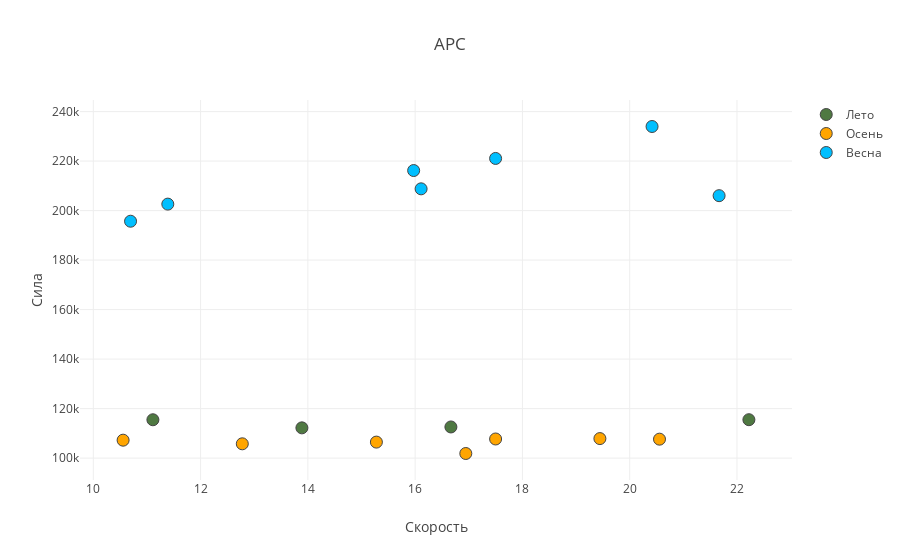
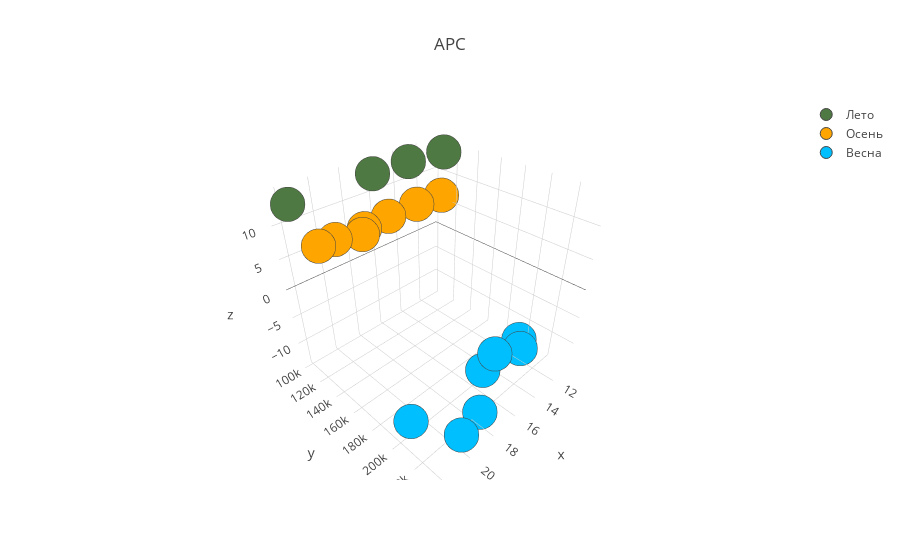

The notebook cell these images were saved under, in order:
### Code cell
df_tmp = df_ars_23_650

trace_summer = go.Scatter(
    x=df_tmp.loc[df_tmp.summer == 1].speed,
    y=df_tmp.loc[df_tmp.summer == 1].vertical_force_mean,
    mode='markers',
    name='Лето',
    marker = dict(
        size = 12,
        color = '#4F7942',
        line = dict(
            width = 1,
        )
    )
)

trace_fall = go.Scatter(
    x=df_tmp.loc[df_tmp.fall == 1].speed,
    y=df_tmp.loc[df_tmp.fall == 1].vertical_force_mean,
    mode='markers',
    name='Осень',
    marker = dict(
        size = 12,
        color = '#FFA500',
        line = dict(
            width = 1,
        )
    )
)

trace_spring = go.Scatter(
    x=df_tmp.loc[df_tmp.spring == 1].speed,
    y=df_tmp.loc[df_tmp.spring == 1].vertical_force_mean,
    mode='markers',
    name='Весна',
    marker = dict(
        size = 12,
        color = '#00BFFF',
        line = dict(
            width = 1,
        )
    )
)

data = [trace_summer, trace_fall, trace_spring]

layout = dict(title = 'АРС',
              yaxis = dict(title='Сила'),
              xaxis = dict(title='Скорость'))

fig = dict(data=data, layout=layout)
iplot(fig)


trace_summer = go.Scatter3d(
    x=df_tmp.loc[df_tmp.summer == 1].speed,
    y=df_tmp.loc[df_tmp.summer == 1].vertical_force_mean,
    z=df_tmp.loc[df_tmp.summer == 1].temperature,
    mode='markers',
    name='Лето',
    marker = dict(
        size = 12,
        color = '#4F7942',
        line = dict(
            width = 1,
        )
    )
)

trace_fall = go.Scatter3d(
    x=df_tmp.loc[df_tmp.fall == 1].speed,
    y=df_tmp.loc[df_tmp.fall == 1].vertical_force_mean,
    z=df_tmp.loc[df_tmp.fall == 1].temperature,
    mode='markers',
    name='Осень',
    marker = dict(
        size = 12,
        color = '#FFA500',
        line = dict(
            width = 1,
        )
    )
)

trace_spring = go.Scatter3d(
    x=df_tmp.loc[df_tmp.spring == 1].speed,
    y=df_tmp.loc[df_tmp.spring == 1].vertical_force_mean,
    z=df_tmp.loc[df_tmp.spring == 1].temperature,
    mode='markers',
    name='Весна',
    marker = dict(
        size = 12,
        color = '#00BFFF',
        line = dict(
            width = 1,
        )
    )
)

data = [trace_summer, trace_fall, trace_spring]

layout = dict(title = 'АРС',
              yaxis = dict(title='Сила'),
              xaxis = dict(title='Скорость'))

fig = dict(data=data, layout=layout)
iplot(fig)

### Figure 1 — Plotly figure (JSON) as saved in the notebook; plotly's stock layout.template omitted (floating-point values rounded to 4 significant figures)
{"data": [{"marker": {"color": "#4F7942", "line": {"width": 1}, "size": 12}, "mode": "markers", "name": "Лето", "type": "scatter", "x": [11.11, 13.89, 16.67, 22.22], "y": [115500.0, 112223, 112586, 115521]}, {"marker": {"color": "#FFA500", "line": {"width": 1}, "size": 12}, "mode": "markers", "name": "Осень", "type": "scatter", "x": [10.56, 12.78, 15.28, 19.44, 20.56, 16.94, 17.5], "y": [107244, 105780, 106470, 107900.0, 107652, 101900.0, 107727]}, {"marker": {"color": "#00BFFF", "line": {"width": 1}, "size": 12}, "mode": "markers", "name": "Весна", "type": "scatter", "x": [10.69, 11.39, 17.5, 15.97, 16.11, 20.42, 21.67], "y": [195702, 202612, 221063, 216179, 208785, 233972, 206032]}], "layout": {"title": "АРС", "xaxis": {"title": "Скорость"}, "yaxis": {"title": "Сила"}}}

### Figure 2 — Plotly figure (JSON) as saved in the notebook; plotly's stock layout.template omitted (floating-point values rounded to 4 significant figures)
{"data": [{"marker": {"color": "#4F7942", "line": {"width": 1}, "size": 12}, "mode": "markers", "name": "Лето", "type": "scatter3d", "x": [11.11, 13.89, 16.67, 22.22], "y": [115500.0, 112223, 112586, 115521], "z": [14, 14, 14, 14]}, {"marker": {"color": "#FFA500", "line": {"width": 1}, "size": 12}, "mode": "markers", "name": "Осень", "type": "scatter3d", "x": [10.56, 12.78, 15.28, 19.44, 20.56, 16.94, 17.5], "y": [107244, 105780, 106470, 107900.0, 107652, 101900.0, 107727], "z": [6, 6, 6, 6, 6, 5, 5]}, {"marker": {"color": "#00BFFF", "line": {"width": 1}, "size": 12}, "mode": "markers", "name": "Весна", "type": "scatter3d", "x": [10.69, 11.39, 17.5, 15.97, 16.11, 20.42, 21.67], "y": [195702, 202612, 221063, 216179, 208785, 233972, 206032], "z": [-14, -14, -14, -6, -10, -10, -10]}], "layout": {"title": "АРС", "xaxis": {"title": "Скорость"}, "yaxis": {"title": "Сила"}}}
